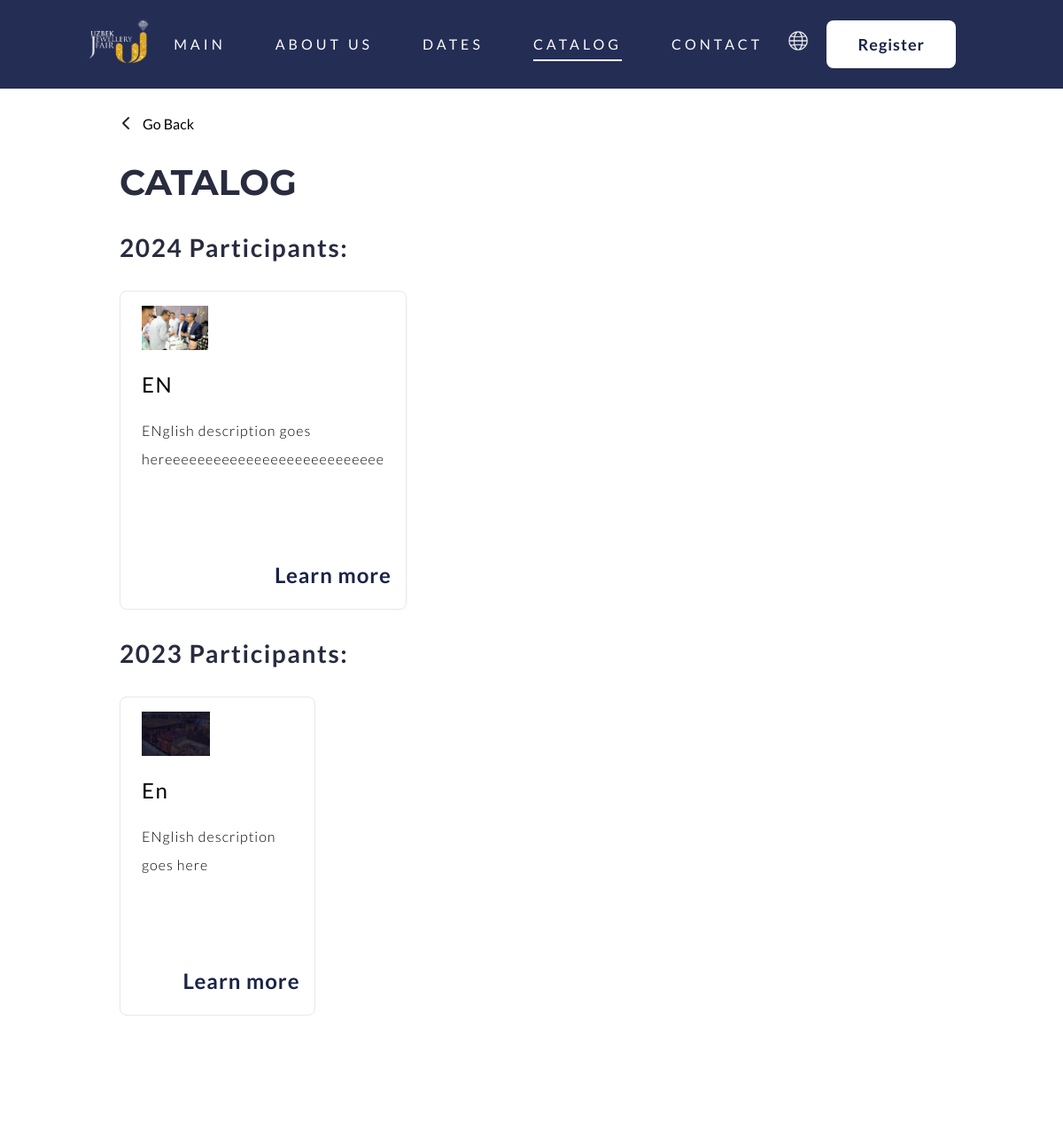
Before: /en/catalog (upper part) with the older database file.
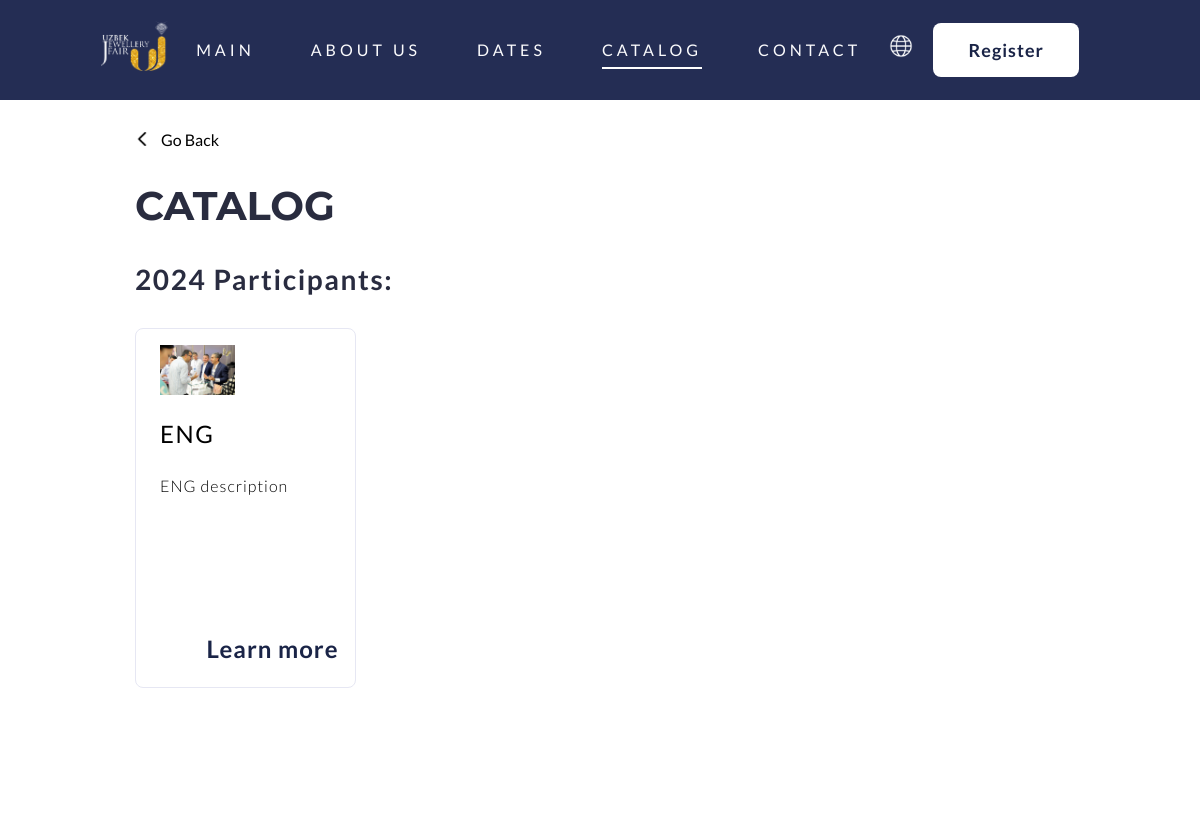
After: the same page with the newer database file.
### app.py (models this page shows, shortened)
class Card(db.Model):
    id = db.Column(db.Integer, primary_key=True)
    year = db.Column(db.String(10))
    title_en = db.Column(db.String(100))
    description_en = db.Column(db.String(500))
    title_ru = db.Column(db.String(100))
    description_ru = db.Column(db.String(500))
    title_uz = db.Column(db.String(100))
    description_uz = db.Column(db.String(500))
    image_filename = db.Column(db.String(255))  # This will store the filename of the image

### app.py (the view)
@app.route('/en/catalog')
def catalog():
    cards = Card.query.order_by(Card.year.desc()).all()
    cards_by_year = {}
    for card in cards:
        if card.year not in cards_by_year:
            cards_by_year[card.year] = []
        cards_by_year[card.year].append({
            'id': card.id,
            'title': card.title_en,
            'description': card.description_en,
            'image_filename': card.image_filename
        })
    return render_template('./en/catalog.html', cards_by_year=cards_by_year)

### templates/en/catalog.html
{% extends "./en/layout.html" %}
{% from "macros.html" import heading %}
{% block body %}
<div class="catalog-section">
  {{ heading('CATALOG') }}
  {% for year, cards in cards_by_year.items() %}
  <div class="year-section">
    <p class="catalog-title">{{ year }} Participants:</p>
    <div class="catalog-card-box">
      {% for card in cards %}
      <div class="catalog-card">
        <img src="{{ url_for('static', filename='images/uploads/' + card.image_filename) }}" alt="{{ card.title }}" />
        <p class="card-title">{{ card.title }}</p>
        <p class="card-info">{{ card.description }}</p>
        <a class="card-btn" href="{{ url_for('company_detail', card_id=card.id) }}">Learn more</a>
      </div>
      {% endfor %}
    </div>
  </div>
  {% endfor %}
</div>
{% endblock %}

### templates/en/layout.html (shortened to what this page needs)
{% from "macros.html" import navbar, download_link, form_field %}
<!DOCTYPE html>
<html lang="en">
  <head>
    <link rel="stylesheet" href="../../static/css/style.css" />
    <link rel="stylesheet" href="../../static/css/registration.css" />
  </head>
  <body>
    {{ navbar('#242d54', links=[{'url': '/', 'text': 'Main'}, {'url': '/en/about',
    'text': 'About Us'}, {'url': '/en#dates', 'text': 'Dates'}, {'url': '/en/catalog',
    'text': 'Catalog'}, {'url': '/en#contact', 'text': 'Contact'}],
    button_text='Register') }}
    {% block body %}{% endblock %}
  </body>
</html>

### templates/macros.html (shortened to what this page needs)
{% macro heading(content, link='/', btn_content='Go Back') %}
<div class="back-btn">
  <a href="{{ link }}"><img src="../static/images/back.png" alt="" />{{ btn_content }}</a>
</div>
<p class="about-title">{{ content }}</p>
{% endmacro %}
{% macro navbar(static_color, links, button_text) %}
<nav class="navbar">
  <div class="navbar-logo">
    <a href="/"><img src="{{ url_for('static', filename='images/main_logo.png') }}" alt="" /></a>
  </div>
  <ul class="navbar-links">
    {% for link in links %}
      <li><a href="{{ link.url }}">{{ link.text }}</a></li>
    {% endfor %}
    <li class="navbar-lang">
      <div class="lang-btn">
        <img src="{{ url_for('static', filename='images/icons/internet.png') }}" alt="" />
      </div>
    </li>
    <li><button class="register-btn open-popup">{{ button_text }}</button></li>
  </ul>
</nav>
{% endmacro %}

### static/css/style.css (style rules this page uses)
* { margin: 0; padding: 0px; font-family: "Lato", sans-serif; box-sizing: border-box; }
a { text-decoration: none; color: #000000; }
p { font-size: 22px; font-weight: 400; }
.navbar { position: fixed; top: 0; left: 0; right: 0; display: flex; justify-content: center; align-items: center; height: 100px; background-color: #242d54; color: #fbfbfd; font-size: 16px; line-height: 28px; letter-spacing: 4px; transition: background-color 0.3s; padding: 0 90px; z-index: 100; }
.navbar-logo img { height: 50px; }
.navbar-links { display: flex; list-style: none; align-items: center; }
.navbar-links li a { color: #fbfbfd; text-transform: uppercase; margin: 0 28px; position: relative; display: inline-block; transition: color 0.3s ease; }
.navbar-links li a::after { content: ""; display: block; width: 0; height: 2px; background-color: #ffffff; position: absolute; bottom: -5px; left: 50%; transform: translateX(0); transition: width 0.3s ease, left 0.3s ease; }
.navbar-links li a.active-link::after { width: 100%; left: 0; }
.navbar-lang { position: relative; }
.navbar .register-btn { width: 146px; height: 54px; text-align: center; background-color: #ffffff; color: #1a2447; border: none; line-height: 24px; font-size: 18px; letter-spacing: 1px; font-weight: 600; padding: 10px 20px; cursor: pointer; margin: 0 20px; transition: background-color 0.3s; }
.lang-btn img { width: 24px; height: 24px; cursor: pointer; }
.main-about-section, .dates-section, .contact-section, .about-section, .catalog-section, .company-detail-section { margin: 130px 135px; }
.back-btn { font-size: 16px; font-weight: 400; margin: 24px 0; }
.back-btn img { width: 14px; height: auto; margin-right: 12px; }
.about-title { font-family: "Montserrat", sans-serif; font-size: 40px; font-weight: bold; color: rgba(6, 9, 32, 0.86); margin: 32px 0; }
.catalog-title { font-size: 28px; font-weight: bold; color: #292c40; margin: 32px 0; letter-spacing: 1.6px; }
.catalog-card-box { display: grid; grid-template-columns: repeat(4, 1fr); grid-gap: 16px; }
.catalog-card { position: relative; border: 1px solid #e6e7f3; border-radius: 8px; padding: 16px 24px; max-width: 100%; height: 360px; }
.catalog-card img { height: 50px; }
.card-title { font-size: 24px; font-weight: 400; margin: 16px 0; letter-spacing: 1.6px; line-height: 40px; }
.card-info { letter-spacing: 1px; font-size: 16px; font-weight: 300; line-height: 32px; overflow: hidden; text-overflow: ellipsis; display: -webkit-box; -webkit-line-clamp: 5; -webkit-box-orient: vertical; }
.card-btn { position: absolute; bottom: 24px; right: 16px; margin-top: 32px; font-weight: bold; font-size: 24px; line-height: 29px; letter-spacing: 1px; text-align: right; color: #1a2447; }
.register-btn { display: flex; align-items: center; justify-content: center; width: 225px; height: 68px; font-size: 24px; font-weight: 600; border-radius: 8px; background-color: #ffffff; letter-spacing: 1px; }

### static/css/registration.css (style rules this page uses)
body { height: 100vh; }

Changed rows visible on the page:
removed Card: year "2024", image_filename (picture), title "EN", description "ENglish description goes hereeeeeeeeeeeeeeeeeeeeeeeeeee"
changed Card: year "2023" → "2024"; image_filename: a different picture; title "En" → "ENG"; description "ENglish description goes here" → "ENG description"
